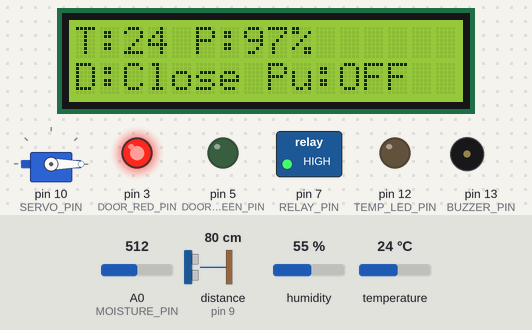
Simulated run of this sketch. Board: Arduino Uno, built with avr-gcc and run on an emulated ATmega328P. Parts: servo, 16×2 character LCD, switched loads named in the sketch (green lamp = pin HIGH), output pins drawn as LEDs (lit = HIGH), buzzer (waves = sounding, pin HIGH). Wiring (inferred from the names in the program): ultrasonic range finder: trigger pin 8; echo pin 9. The test bench sets the inputs (shaded band); at power-on: distance to the obstacle (sensor on pin 9) 80 cm, A0 (MOISTURE_PIN) = 512, temperature 24 °C, humidity 55 %. The echo pulse lasts 58.3 µs per cm; pins used as bus, display or sensor lines are not drawn; what the sketch prints to the serial monitor is not drawn.

Above: at 3.2 s.
3.3 s: distance to the obstacle (sensor on pin 9) set to 7 cm
4.8 s: distance to the obstacle (sensor on pin 9) set to 4 cm
At 6.2 s:
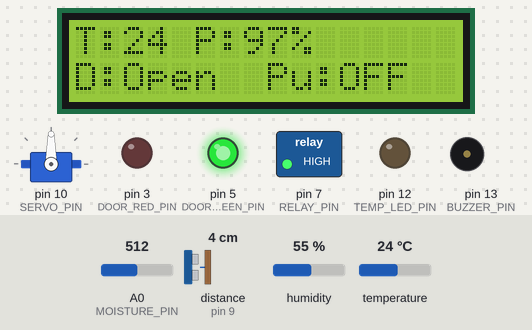
6.5 s: A0 (MOISTURE_PIN) set to 902
At 8.8 s:
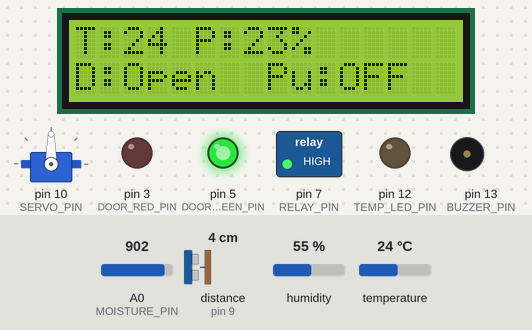
9.1 s: A0 (MOISTURE_PIN) set to 926
At 10.6 s:
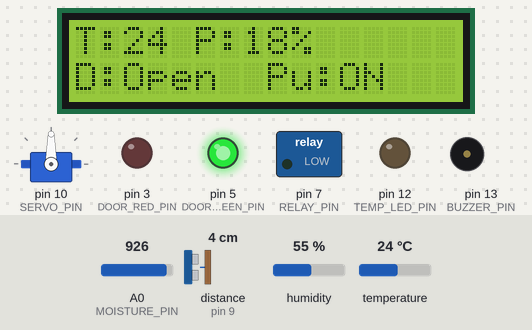
11.7 s: distance to the obstacle (sensor on pin 9) set to 18 cm
At 13.7 s:
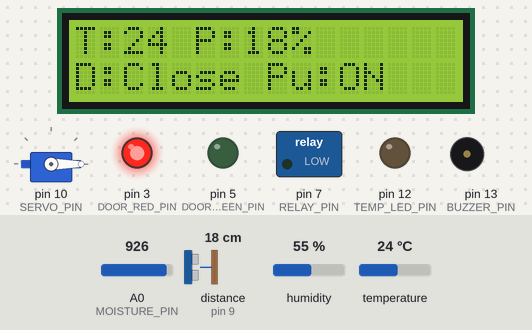
17.7 s: temperature set to 29 °C
At 21.4 s:
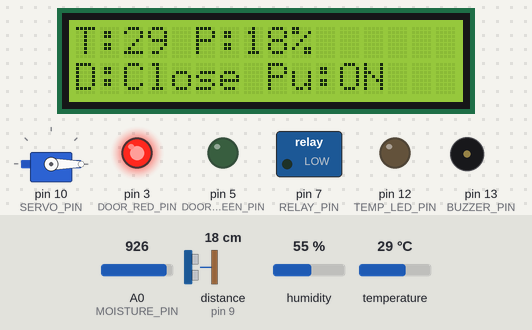
21.8 s: temperature set to 32 °C
At 23.9 s:
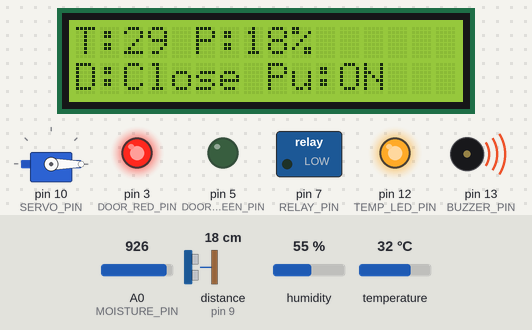
Timing chart, 0 to 25.4 s (numbered marks = the images above; inputs shaded):
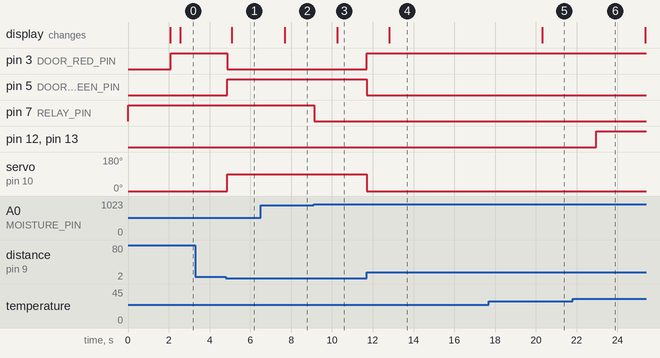

Measured:
- the behaviour switches between 6 and 5 cm on distance to the obstacle (sensor on pin 9) (found by bisection; images 0 and 1)
- the behaviour switches between 918 and 919 on A0 (MOISTURE_PIN) (found by bisection; images 2 and 3)
- the behaviour switches between 30 and 31 °C on temperature (found by bisection; images 5 and 6)
- after the input at 3.3 s, every drawn part: stays the same
- after the input at 4.8 s, pin 3 (DOOR_RED_PIN): HIGH → LOW after 0.06 s; pin 5 (DOOR_GREEN_PIN): LOW → HIGH after 0.06 s; servo on pin 10 (SERVO_PIN): 0° → 90° after 0.06 s; the display: changes after 0.29 s (image 1)
- after the input at 6.5 s, the display: changes after 1.2 s (image 2)
- after the input at 9.1 s, pin 7 (RELAY_PIN): HIGH → LOW at once; the display: changes after 1.2 s (image 3)
- after the input at 11.7 s, pin 3 (DOOR_RED_PIN): LOW → HIGH at once; pin 5 (DOOR_GREEN_PIN): HIGH → LOW at once; servo on pin 10 (SERVO_PIN): 90° → 0° at once; the display: changes after 1.1 s (image 4)
- after the input at 17.7 s, the display: changes after 2.6 s (image 5)
- after the input at 21.8 s, pin 12 (TEMP_LED_PIN), pin 13 (BUZZER_PIN): LOW → HIGH after 1.2 s

The sketch:

main.ino
```cpp
#include <Servo.h>
#include <DHT.h>
#include <Wire.h>
#include <LiquidCrystal_I2C.h>

// === Pin Definitions ===
#define DHTPIN 2
#define DHTTYPE DHT11
#define MOISTURE_PIN A0
#define RELAY_PIN 7
#define TRIG_PIN 8
#define ECHO_PIN 9
#define SERVO_PIN 10
#define BUZZER_PIN 13
#define TEMP_LED_PIN 12
#define DOOR_RED_PIN 3
#define DOOR_GREEN_PIN 5

// === Constants ===

const int MOISTURE_THRESHOLD = 20;
const int DETECTION_DISTANCE_CM = 5;
const int DOOR_OPEN_ANGLE = 90;
const int DOOR_CLOSED_ANGLE = 0;
unsigned long previousSerialMillis = 0;
const unsigned long serialInterval = 2000;

// === Objects ===
Servo doorServo;
DHT dht(DHTPIN, DHTTYPE);
LiquidCrystal_I2C lcd(0x27, 16, 2);

// === Globals ===

long duration;
int distanceCm;
unsigned long previousLcdMillis = 0;
const unsigned long lcdInterval = 2500;

void setup() {
    Serial.begin(9600);
    pinMode(MOISTURE_PIN, INPUT);
    pinMode(RELAY_PIN, OUTPUT);
    pinMode(TRIG_PIN, OUTPUT);
    pinMode(ECHO_PIN, INPUT);
    pinMode(BUZZER_PIN, OUTPUT);
    pinMode(TEMP_LED_PIN, OUTPUT);
    pinMode(DOOR_RED_PIN, OUTPUT);
    pinMode(DOOR_GREEN_PIN, OUTPUT);
    digitalWrite(BUZZER_PIN, LOW);
    digitalWrite(TEMP_LED_PIN, LOW);
    digitalWrite(DOOR_RED_PIN, LOW);
    digitalWrite(DOOR_GREEN_PIN, LOW);
    doorServo.attach(SERVO_PIN);
    doorServo.write(DOOR_CLOSED_ANGLE);
    digitalWrite(RELAY_PIN, HIGH);

    dht.begin();
    lcd.init();
    lcd.backlight();
    lcd.setCursor(0, 0);
    lcd.print("System Init...");
    delay(2000);
    lcd.clear();
}

void loop() {
    // ====== Door Logic ======
    digitalWrite(TRIG_PIN, LOW);
    delayMicroseconds(2);
    digitalWrite(TRIG_PIN, HIGH);
    delayMicroseconds(10);
    digitalWrite(TRIG_PIN, LOW);
    duration = pulseIn(ECHO_PIN, HIGH);
    distanceCm = duration * 0.034 / 2;
    if (distanceCm < DETECTION_DISTANCE_CM) {
        doorServo.write(DOOR_OPEN_ANGLE);
        digitalWrite(DOOR_GREEN_PIN, HIGH);
        digitalWrite(DOOR_RED_PIN, LOW);
    } else {
        doorServo.write(DOOR_CLOSED_ANGLE);
        digitalWrite(DOOR_GREEN_PIN, LOW);
        digitalWrite(DOOR_RED_PIN, HIGH);
}
// ====== Soil Moisture ======
int raw_moisture = analogRead(MOISTURE_PIN);
int moisture_percent = map(raw_moisture, 1023, 500, 0, 100);
moisture_percent = constrain(moisture_percent, 0, 100);
digitalWrite(RELAY_PIN, (moisture_percent < MOISTURE_THRESHOLD) ? LOW : HIGH);

// ====== DHT Sensor ======
float humidity = dht.readHumidity();
float temperature = dht.readTemperature();

// ====== Temperature-based buzzer and LED ======
if (temperature > 30.0) {
    digitalWrite(BUZZER_PIN, HIGH);
    digitalWrite(TEMP_LED_PIN, HIGH);
} else {
    digitalWrite(BUZZER_PIN, LOW);
    digitalWrite(TEMP_LED_PIN, LOW);
}

unsigned long currentMillis = millis();

// ====== Serial Output for Debugging ======

if (currentMillis - previousSerialMillis >= serialInterval) {
    previousSerialMillis = currentMillis;
    Serial.print("Distance: ");
    Serial.print(distanceCm);
    Serial.print(" cm, Temperature: ");
    Serial.print(temperature);
    Serial.print(" C, Moisture: ");
    Serial.print(moisture_percent);
    Serial.print(" %, Pump: ");
    Serial.print(moisture_percent < MOISTURE_THRESHOLD ? "ON" : "OFF");
    Serial.print(", Door: ");
    Serial.println(distanceCm < DETECTION_DISTANCE_CM ? "OPEN" : "CLOSED");
}

// ====== LCD Display ======
// unsigned long currentMillis = millis();

if (currentMillis - previousLcdMillis >= lcdInterval) {
    previousLcdMillis = currentMillis;
    lcd.clear();
    lcd.setCursor(0, 0);
    lcd.print("T:");
    lcd.print((int)temperature);
    lcd.print(" P:");
    lcd.print(moisture_percent);
    lcd.print("%");
    lcd.setCursor(0, 1);
    lcd.print("D:");
    lcd.print((distanceCm < DETECTION_DISTANCE_CM) ? "Open " : "Close");
    lcd.print(" Pu:");
    lcd.print(moisture_percent < MOISTURE_THRESHOLD ? "ON " : "OFF");
}
delay(100);
}
```
